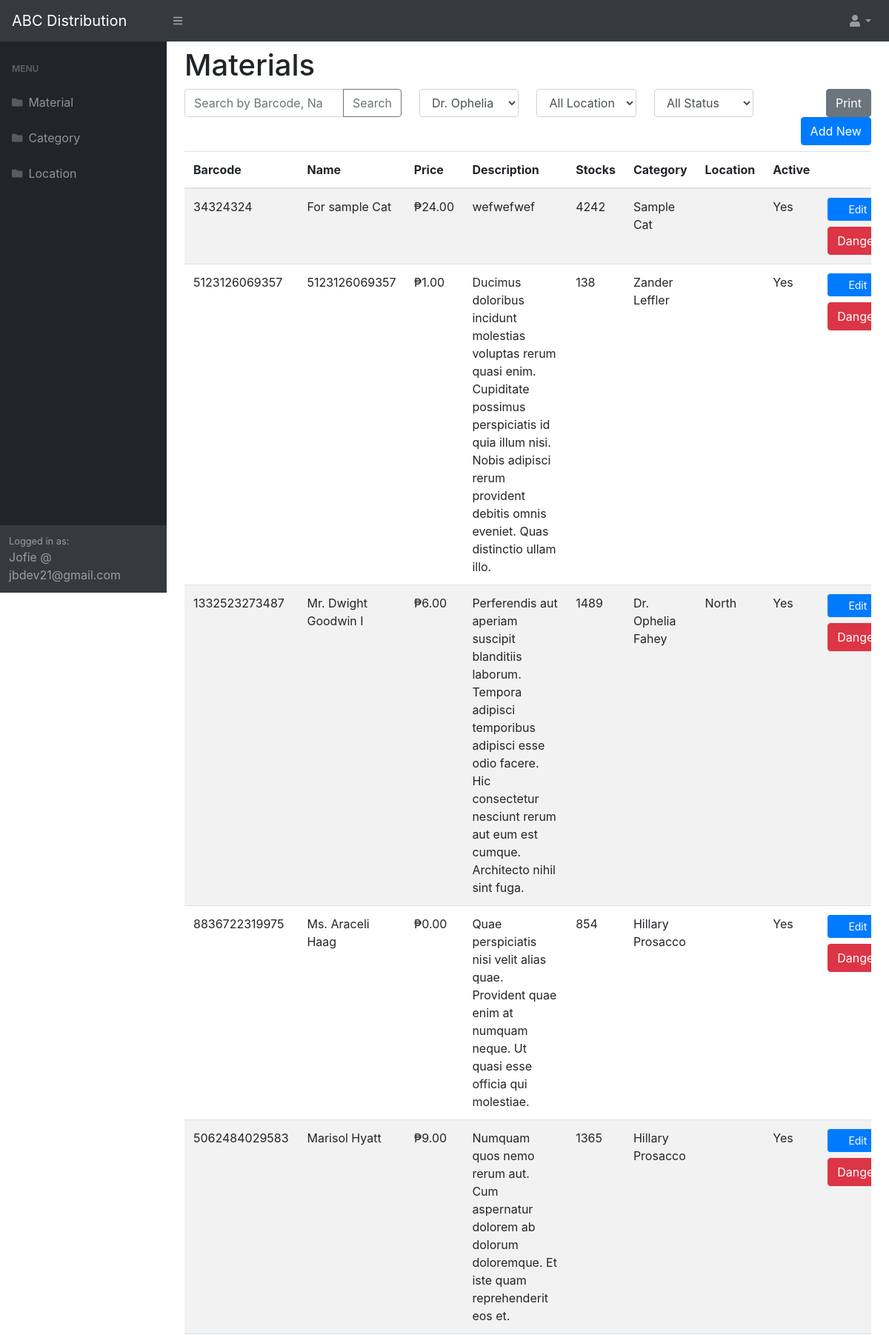
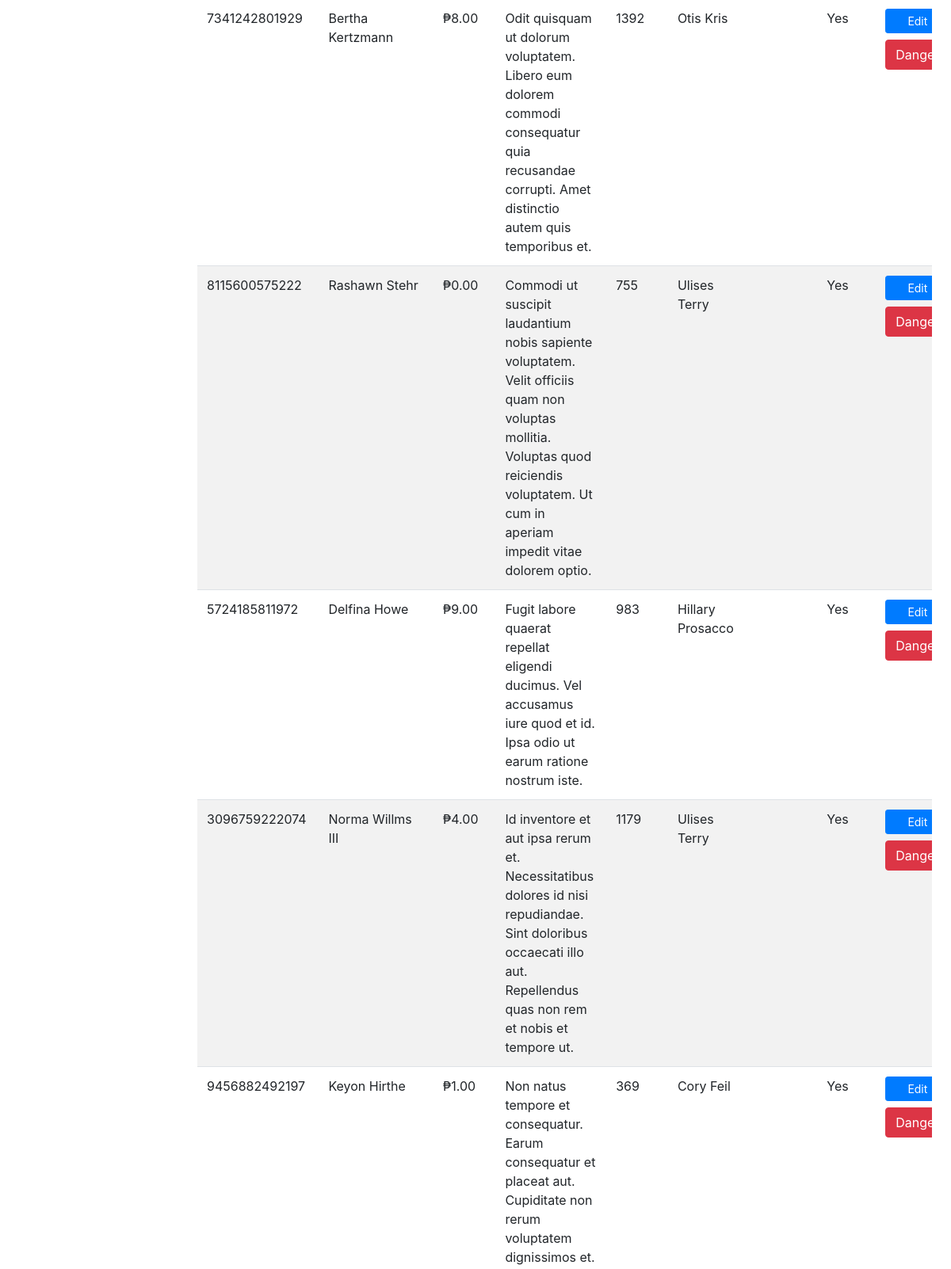
/material/index.php?category=10 (signed in, upper part), run on the app's committed database (2 pictures, top to bottom).
### tables this page shows
CREATE TABLE `materials` (
  `id` bigint(20) UNSIGNED NOT NULL,
  `barcode` varchar(255) NOT NULL,
  `name` varchar(255) NOT NULL,
  `price` double NOT NULL,
  `description` text DEFAULT NULL,
  `is_active` tinyint(1) NOT NULL DEFAULT 1,
  `stocks` int(11) NOT NULL,
  `category_id` bigint(20) UNSIGNED NOT NULL,
  `location_id` bigint(20) UNSIGNED NOT NULL,
  `created_at` timestamp NULL DEFAULT current_timestamp()
);

CREATE TABLE `categories` (
  `id` bigint(20) UNSIGNED NOT NULL,
  `name` varchar(255) NOT NULL,
  `created_at` timestamp NULL DEFAULT current_timestamp()
);

CREATE TABLE `locations` (
  `id` bigint(20) UNSIGNED NOT NULL,
  `name` varchar(255) NOT NULL,
  `created_at` timestamp NOT NULL DEFAULT current_timestamp()
);

### material/index.php (the view, shortened to what this page needs)
<?php
    require "../includes/database/connection.php";
    $statement = "SELECT *, materials.name AS name, materials.id AS id, categories.name AS category, locations.name AS location FROM materials
    LEFT JOIN categories ON materials.category_id = categories.id
    LEFT JOIN locations ON materials.location_id = locations.id ";
    if(!empty($_GET['category'])){
        $statement .= " AND materials.category_id = " . $_GET['category'];
    }
    $statement .= " ORDER BY materials.created_at DESC";
    $materialQuery = $conn->prepare($statement);
    $materialQuery->execute();
    $categoriesQuery = $conn->query("SELECT * FROM categories");
?>
<?php include "../includes/layouts/header.php";?>
<?php include "../includes/layouts/top-menu.php";?>
<?php include "../includes/layouts/side-menu.php";?>
        <main>
            <div class="container-fluid">
                <h1 class="mt-2">Materials</h1>
                <form id="filter-form">
                    <div class="row mb-2">
                        <div class="col-sm-4">
                            <div class="input-group ">
                                <input type="search" name="q" value="<?= $_GET['q'] ?? ''  ?>" class="form-control" placeholder="Search by Barcode, Name or Category Name" >
                                  <div class="input-group-append">
                                    <button type="submit" class="btn btn-outline-secondary" type="button">Search</button>
                                  </div>
                            </div>
                        </div>
                        <div class="col-sm-2">
                            <select data-buttons="filter" name="category" id="" class="form-control">
                                <?php foreach($categoriesQuery->fetchAll() as $category): ?>
                                    <option <?= $category['id'] == ($_GET['category'] ?? "") ? "selected" : "" ?> value="<?= $category['id']?>"><?= $category['name']?></option>
                                <?php endforeach;?>
                            </select>
                        </div>
                        <div class="col-sm-2">
                            <select data-buttons="filter" name="location" id="" class="form-control">
                                <option value="">All Location</option>
                            </select>
                        </div>
                        <div class="col-sm-2">
                            <select data-buttons="filter" name="is_active" id="" class="form-control">
                                <option value="2">All Status</option>
                            </select>
                        </div>
                        <div class="col-sm-2 text-right">
                            <a href="/material/print.php?<?= $_SERVER['QUERY_STRING']?>" target="_blank" class="btn btn-secondary"> Print</a>
                            <a href="/material/create.php" class="btn btn-primary"> Add New</a>
                        </div>
                    </div>
                </form>
                <div class="table-responsive">
                      <table class="table table-hover table-striped">
                            <thead>
                                <tr>
                                    <th>Barcode</th>
                                    <th>Name</th>
                                    <th>Price</th>
                                    <th>Description</th>
                                    <th>Stocks</th>
                                    <th>Category</th>
                                    <th>Location</th>
                                    <th>Active</th>
                                    <th></th>
                                </tr>
                            </thead>
                            <tbody>
                                <?php foreach($materialQuery->fetchAll() as $material): ?>
                                    <tr id="tr-<?=$material['id']?>">
                                        <td><?= $material['barcode'] ?></td>
                                        <td><?= $material['name'] ?></td>
                                        <td>&#8369;<?= number_format($material['price'], 2) ?></td>
                                        <td><?= $material['description'] ?></td>
                                        <td><?= $material['stocks'] ?></td>
                                        <td><?= $material['category'] ?></td>
                                        <td><?= $material['location'] ?></td>
                                        <td><?= $material['is_active'] ? "Yes" : "No" ?></td>
                                        <td>
                                            <a href="/material/edit.php?id=<?=$material['id']?>" class="btn btn-sm btn-primary btn-block">Edit</a>
                                             <button type="button"
                                                   data-buttons="delete"
                                                   data-id="<?=$material['id']?>"
                                                   data-div="#tr-<?=$material['id']?>"
                                                   data-uri="/material/delete.php"
                                                   class="btn btn-block btn-danger">Danger</button>
                                        </td>
                                    </tr>
                                <?php endforeach;?>
                            </tbody>
                      </table>
                </div>
            </div>
        </main>
<?php include "../includes/layouts/footer.php";?>

### data on the page
materials: barcode "34324324", name "For sample Cat", price "24.00", description "wefwefwef", stocks "4242", category.name "Sample Cat", is_active "Yes"
materials: barcode "5123126069357", name "5123126069357", price "1.00", description "Ducimus doloribus incidunt molestias voluptas rerum quasi enim. Cupiditate possimus perspiciatis id quia illum nisi. Nobis adipisci rerum provident debitis omnis eveniet. Quas distinctio ullam illo.", stocks "138", category.name "Zander Leffler", is_active "Yes"
materials: barcode "1332523273487", name "Mr. Dwight Goodwin I", price "6.00", description "Perferendis aut aperiam suscipit blanditiis laborum. Tempora adipisci temporibus adipisci esse odio facere. Hic consectetur nesciunt rerum aut eum est cumque. Architecto nihil sint fuga.", stocks "1489", category.name "Dr. Ophelia Fahey", location.name "North", is_active "Yes"
materials: barcode "8836722319975", name "Ms. Araceli Haag", price "0.00", description "Quae perspiciatis nisi velit alias quae. Provident quae enim at numquam neque. Ut quasi esse officia qui molestiae.", stocks "854", category.name "Hillary Prosacco", is_active "Yes"
materials: barcode "5062484029583", name "Marisol Hyatt", price "9.00", description "Numquam quos nemo rerum aut. Cum aspernatur dolorem ab dolorum doloremque. Et iste quam reprehenderit eos et.", stocks "1365", category.name "Hillary Prosacco", is_active "Yes"
materials: barcode "7341242801929", name "Bertha Kertzmann", price "8.00", description "Odit quisquam ut dolorum voluptatem. Libero eum dolorem commodi consequatur quia recusandae corrupti. Amet distinctio autem quis temporibus et.", stocks "1392", category.name "Otis Kris", is_active "Yes"
materials: barcode "8115600575222", name "Rashawn Stehr", price "0.00", description "Commodi ut suscipit laudantium nobis sapiente voluptatem. Velit officiis quam non voluptas mollitia. Voluptas quod reiciendis voluptatem. Ut cum in aperiam impedit vitae dolorem optio.", stocks "755", category.name "Ulises Terry", is_active "Yes"
materials: barcode "5724185811972", name "Delfina Howe", price "9.00", description "Fugit labore quaerat repellat eligendi ducimus. Vel accusamus iure quod et id. Ipsa odio ut earum ratione nostrum iste.", stocks "983", category.name "Hillary Prosacco", is_active "Yes"
materials: barcode "3096759222074", name "Norma Willms III", price "4.00", description "Id inventore et aut ipsa rerum et. Necessitatibus dolores id nisi repudiandae. Sint doloribus occaecati illo aut. Repellendus quas non rem et nobis et tempore ut.", stocks "1179", category.name "Ulises Terry", is_active "Yes"
materials: barcode "9456882492197", name "Keyon Hirthe", price "1.00", description "Non natus tempore et consequatur. Earum consequatur et placeat aut. Cupiditate non rerum voluptatem dignissimos et.", stocks "369", category.name "Cory Feil", is_active "Yes"

### other printed values
loggedUser()['name'] "Jofie"
loggedUser()['email'] "jbdev21@gmail.com"
form field category "Dr. Ophelia Fahey"
